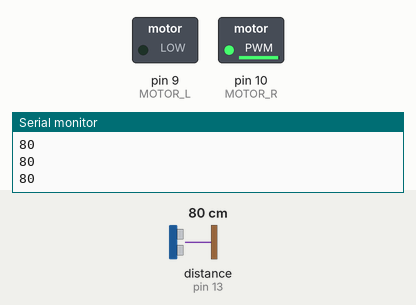
This sketch was run on a simulated Arduino Uno, built with avr-gcc and run on an emulated ATmega328P. On the bench: switched loads named in the sketch (green lamp = pin HIGH), the last lines printed to the serial monitor. The test bench sets the inputs (shaded band); at power-on: distance to the obstacle (sensor on pin 13) 80 cm. The echo pulse lasts 58.3 µs per cm.

Above: at 1.2 s.
1.3 s: distance to the obstacle (sensor on pin 13) set to 87 cm
At 2.2 s:
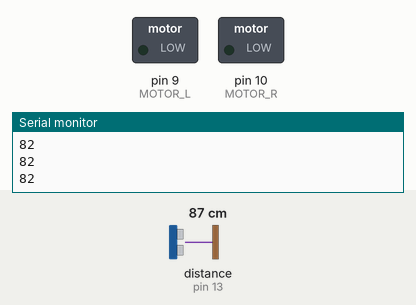
Timing chart, 0 to 4.3 s (numbered marks = the images above; inputs shaded):
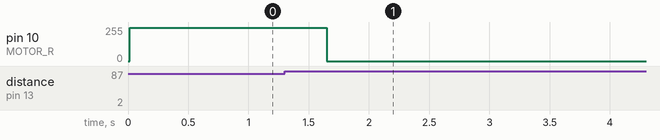

Measured:
- the behaviour switches between 81 and 82 cm on distance to the obstacle (sensor on pin 13) (found by bisection; images 0 and 1)
- after the input at 1.3 s, pin 10 (MOTOR_R): 250/255 → 0/255 after 0.35 s

The sketch:

piorDistancia.ino
```cpp
//HCSR04 lib and pins
#include <Ultrasonic.h>
#define TRIGGER_PIN  12
#define ECHO_PIN     13

//Motor pins
#define MOTOR_L      9
#define MOTOR_R      10

float oldDist = 999999;

const int ACCURACY = 300; // Define a precisão do sensor. Quanto maior acurracy, maior precisão porem menor velocidade de atualização da posição
float samples[ACCURACY];
int index = 0; // Indice do sample
boolean was = false;

Ultrasonic ultrasonic( TRIGGER_PIN, ECHO_PIN );

typedef struct motor
{
  float vel;
  int maxVel;
  int minVel;
};
typedef struct motor Motor;

Motor leftMotor = { 0, 240, 120 }; // Motor nomeMotor = { velocidade, velocidadeMaxima, velocidadeMinima }

Motor rightMotor = { 250, 255, 130 };

int distance()
{
  float cmFromWall;
  long microsec = ultrasonic.timing();
  cmFromWall = ultrasonic.convert(microsec, Ultrasonic::CM);

  float sum = 0;

  if( was )
  {
    samples[ index%ACCURACY ] = cmFromWall;
    index++;
  }
  else
  {
    for( int i = 0; i < ACCURACY; i++ )
    {
      samples[i] = cmFromWall;
    }
    was = true;
  }
  for( int i = 0; i < ACCURACY; i++ )
  {
     sum += samples[ i ];
  }

  return (int) (sum/ACCURACY);
}

void ChangePosition(float d)
{
  static int parou = 0;
  float newDist = distance();

  if( newDist > oldDist )
  {
    rightMotor.vel = 0;
    if( !parou )
    {
      parou = 1;
      Serial.println("Parou!");
    }
  }
  else
  {
    oldDist = newDist;
    //Serial.print("Entrou! dist = ");
    //Serial.println(newDist);
  }

}

void setup()
{
  pinMode( TRIGGER_PIN, OUTPUT );
  pinMode( ECHO_PIN, INPUT );
  pinMode( MOTOR_R, OUTPUT );
  pinMode( MOTOR_L, OUTPUT );
  Serial.begin(9600);
}

void loop()
{
  int d = distance();
  Serial.println( d );
  ChangePosition( d );
  analogWrite( MOTOR_R, rightMotor.vel );
  analogWrite( MOTOR_L, leftMotor.vel );
}
```
